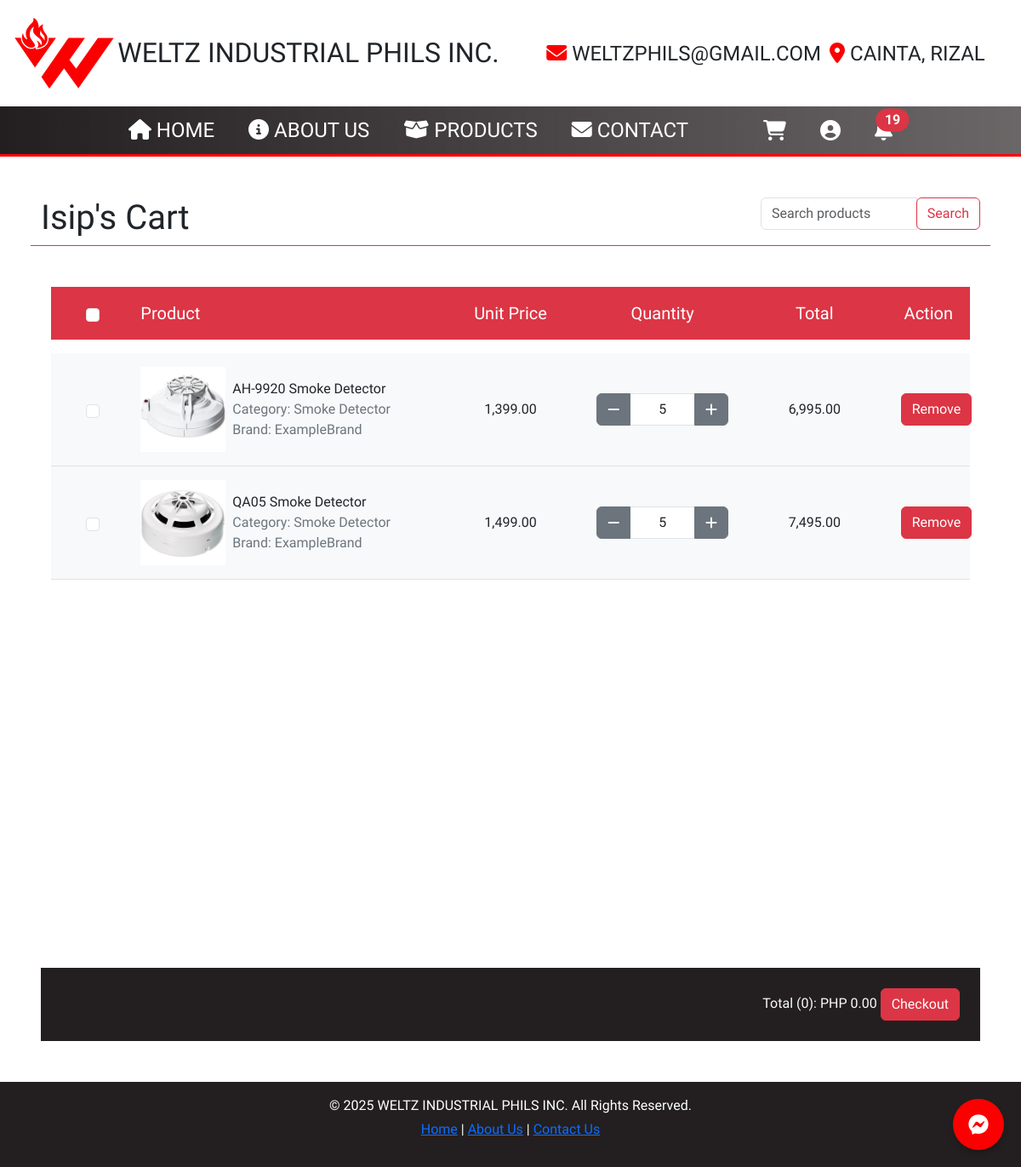
The page /src/Home.php?page=cartPage (signed in) on the database its author committed.
### tables this page shows
CREATE TABLE `cart_items_tbl` (
  `cartItemID` int(11) NOT NULL AUTO_INCREMENT,
  `cartID` int(11) DEFAULT NULL,
  `productID` int(11) DEFAULT NULL,
  `cartItemQuantity` int(11) NOT NULL,
  `cartItemTotal` decimal(10,2) NOT NULL DEFAULT 0.00,
  `statusID` int(11) DEFAULT NULL,
  `createdAt` datetime NOT NULL DEFAULT current_timestamp(),
  `updatedAt` datetime NOT NULL DEFAULT current_timestamp(),
  PRIMARY KEY (`cartItemID`) USING BTREE,
  KEY `cartItemCartFK` (`cartID`),
  KEY `cartItemProductFK` (`productID`),
  KEY `cartItemStatusFK` (`statusID`),
  CONSTRAINT `FK_cart_items_tbl_statuses_tbl` FOREIGN KEY (`statusID`) REFERENCES `statuses_tbl` (`statusID`) ON DELETE SET NULL ON UPDATE NO ACTION,
  CONSTRAINT `cartItemCartFK` FOREIGN KEY (`cartID`) REFERENCES `carts_tbl` (`cartID`) ON DELETE SET NULL ON UPDATE NO ACTION,
  CONSTRAINT `cartItemProductFK` FOREIGN KEY (`productID`) REFERENCES `products_tbl` (`productID`) ON DELETE SET NULL ON UPDATE NO ACTION
);

CREATE TABLE `products_tbl` (
  `productID` int(11) NOT NULL AUTO_INCREMENT,
  `userID` int(11) DEFAULT NULL,
  `productName` varchar(50) NOT NULL,
  `productIMG` varchar(100) NOT NULL,
  `categoryID` int(11) DEFAULT NULL,
  `productDesc` text NOT NULL,
  `productSpecs` text NOT NULL,
  `productPrice` decimal(10,2) NOT NULL DEFAULT 0.00,
  `inStock` int(11) NOT NULL DEFAULT 0,
  `prodSold` int(11) NOT NULL DEFAULT 0,
  `statusID` int(11) NOT NULL DEFAULT 5,
  `createdAt` datetime NOT NULL DEFAULT current_timestamp(),
  `updatedAt` datetime NOT NULL DEFAULT current_timestamp(),
  PRIMARY KEY (`productID`),
  UNIQUE KEY `productName` (`productName`),
  KEY `productCategoryFK` (`categoryID`) USING BTREE,
  KEY `productUserFK` (`userID`),
  KEY `productStatusFK` (`statusID`) USING BTREE,
  CONSTRAINT `productCategoryFK` FOREIGN KEY (`categoryID`) REFERENCES `categories_tbl` (`categoryID`) ON DELETE SET NULL ON UPDATE NO ACTION,
  CONSTRAINT `productStatusFK` FOREIGN KEY (`statusID`) REFERENCES `statuses_tbl` (`statusID`) ON DELETE NO ACTION ON UPDATE NO ACTION,
  CONSTRAINT `productsUserFK` FOREIGN KEY (`userID`) REFERENCES `users_tbl` (`userID`) ON DELETE SET NULL ON UPDATE NO ACTION
);

CREATE TABLE `categories_tbl` (
  `categoryID` int(11) NOT NULL AUTO_INCREMENT,
  `categoryName` varchar(50) NOT NULL,
  `createdAt` datetime NOT NULL DEFAULT current_timestamp(),
  `updatedAt` datetime NOT NULL DEFAULT current_timestamp(),
  PRIMARY KEY (`categoryID`),
  UNIQUE KEY `categoryName` (`categoryName`)
);

### src/customerPages/cartPage.php (the view)
<div class="container-fluid p-5">
    <div class="row border-bottom border-danger mb-4">
        <div class="col-md-9">
            <h1>
                <?php
                if (isset($_SESSION['isLoggedIn']) && $_SESSION['isLoggedIn']) {
                    echo isset($_SESSION['username']) ? $_SESSION['username'] . "'s Cart" : "Customer's Cart";
                } else {
                    echo "Customer's Cart";
                }
                ?>
            </h1>
        </div>
        <div class="col-md-3">
            <form class="form-inline" method="POST">
                <div class="input-group">
                    <input class="form-control" type="search" name="productSearch" placeholder="Search products" aria-label="Search">
                    <div class="input-group-append">
                        <button class="btn btn-outline-danger" type="submit" name="searchSubmit">Search</button>
                    </div>
                </div>
            </form>
        </div>
    </div>
    <div class="container mt-5 min-vh-100">
        <div class="cart-header bg-danger text-white mb-3">
            <div class="row align-items-center p-3">
                <div class="col-lg-1 text-center">
                    <input type="checkbox" class="form-check-input" id="checkAll">
                </div>
                <div class="col-lg-4">
                    <p class="fs-5 mb-0">Product</p>
                </div>
                <div class="col-lg-2 text-center">
                    <p class="fs-5 mb-0">Unit Price</p>
                </div>
                <div class="col-lg-2 text-center">
                    <p class="fs-5 mb-0">Quantity</p>
                </div>
                <div class="col-lg-2 text-center">
                    <p class="fs-5 mb-0">Total</p>
                </div>
                <div class="col-lg-1 text-center">
                    <p class="fs-5 mb-0">Action</p>
                </div>
            </div>
        </div>
        <?php
        if (isset($_SESSION['isLoggedIn']) && $_SESSION['isLoggedIn']) {
            include_once 'weltz_dbconnect.php';
            $userID = $_SESSION['userID'];
            $cartQuery = $conn->prepare("SELECT cartID FROM carts_tbl WHERE userID = ?");
            $cartQuery->bind_param("i", $userID);
            $cartQuery->execute();
            $cartResult = $cartQuery->get_result();
            if ($cartResult->num_rows > 0) {
                $cartRow = $cartResult->fetch_assoc();
                $cartID = $cartRow['cartID'];
                $itemsQuery = $conn->prepare("SELECT ci.cartItemID, ci.productID, ci.cartItemQuantity, ci.cartItemTotal, p.productID, p.productName, p.productIMG, c.categoryName
                                      FROM cart_items_tbl ci
                                      JOIN products_tbl p ON ci.productID = p.productID
                                      JOIN categories_tbl c ON p.categoryID = c.categoryID
                                      WHERE ci.cartID = ?");
                $itemsQuery->bind_param("i", $cartID);
                $itemsQuery->execute();
                $itemsResult = $itemsQuery->get_result();
                if ($itemsResult->num_rows > 0) {
                    while ($itemRow = $itemsResult->fetch_assoc()) {
        ?>
                        <div class="cart-item bg-light border-bottom border-gray" data-item-id="<?php echo $itemRow['cartItemID']; ?>" data-product-id="<?php echo $itemRow['productID']; ?>" data-unit-price="<?php echo number_format($itemRow['cartItemTotal'] / $itemRow['cartItemQuantity'], 2, '.', ''); ?>">
                            <div class="row align-items-center p-3">
                                <div class="col-lg-1 d-flex justify-content-center">
                                    <input type="checkbox" class="form-check-input item-check">
                                </div>
                                <div class="col-lg-4 d-flex">
                                    <img src="<?php echo htmlspecialchars($itemRow['productIMG']) ?>" alt="Product Image" class="me-2" style="width: 100px;">
                                    <div class="d-flex flex-column justify-content-center">
                                        <span><?php echo htmlspecialchars($itemRow['productName']) ?></span>
                                        <span class="text-secondary">Category: <?php echo htmlspecialchars($itemRow['categoryName']) ?></span>
                                        <span class="text-secondary">Brand: ExampleBrand</span>
                                    </div>
                                </div>
                                <div class="col-lg-2 text-center">
                                    <span class="unit-price"><?php echo number_format($itemRow['cartItemTotal'] / $itemRow['cartItemQuantity'], 2) ?></span>
                                </div>
                                <div class="col-lg-2 text-center">
                                    <div class="input-group input-group">
                                        <button type="button" class="btn btn-secondary decreaseQuantity">
                                            <i class="fa-solid fa-minus"></i>
                                        </button>
                                        <input type="number" class="form-control text-center quantityInput" value="<?php echo intval($itemRow['cartItemQuantity']) ?>" min="1">
                                        <button type="button" class="btn btn-secondary increaseQuantity">
                                            <i class="fa-solid fa-plus"></i>
                                        </button>
                                    </div>
                                </div>
                                <div class="col-lg-2 text-center">
                                    <span class="total-price"><?php echo number_format($itemRow['cartItemTotal'], 2) ?></span>
                                </div>
                                <div class="col-lg-1 text-center">
                                    <button class="btn btn-danger" id="delCartItemBtn">Remove</button>
                                </div>
                            </div>
                        </div>
        <?php
                    }
                } else {
                    echo '<p class="text-center fs-1">No items in your cart.</p>';
                }
            } else {
                echo '<p class="text-center fs-1">No cart found for the user.</p>';
            }
        } else {
            echo '<p class="text-center fs-1">You need to log in to view your cart.</p>';
        }
        ?>
    </div>
    <div class="cartCheckout container text-end text-light my-0 py-4" style="background-color: #231f20;">
        <div class="container">
            <strong><span id="totalText">Total (0): PHP 0.00</span></strong>
            <button class="btn btn-danger" id="checkoutButton">Checkout</button>
        </div>
    </div>
</div>

### src/styles.css (style rules this page uses)
* { padding: 0; margin: 0; font-family: "Oswald", sans-serif; font-family: "Oswald", sans-serif; font-optical-sizing: auto; font-weight: 300; font-style: normal; }
html { scroll-behavior: smooth; }
body { background-color: white; color: #231f20; }
input[type=number] { -moz-appearance: textfield; }
.cartCheckout { position: sticky; bottom: 0; z-index: 1000; background-color: #e4e4e4; }

### rows shown on the page
cart_items_tbl: productID.productIMG (picture), productID.productName "AH-9920 Smoke Detector", categories_tbl.categoryName "Smoke Detector", $itemRow['cartItemTotal'] / $itemRow['cartItemQuantity'] "1,399.00", cartItemQuantity "5", cartItemTotal "6,995.00"
cart_items_tbl: productID.productIMG (picture), productID.productName "QA05 Smoke Detector", categories_tbl.categoryName "Smoke Detector", $itemRow['cartItemTotal'] / $itemRow['cartItemQuantity'] "1,499.00", cartItemQuantity "5", cartItemTotal "7,495.00"

### other values the page prints
$unreadCount "19"
$_SESSION['username'] "Isip"
